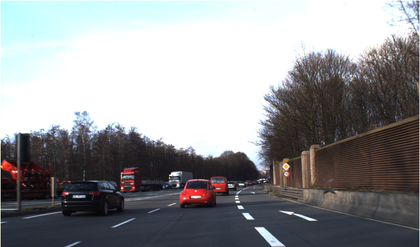
%> input picture Detection/mobilenet_frcnn_detector/data/test/00010.ppm, 420 x 247 px, shrunk from 1360 x 800 before the run
$ octave --eval "result = contour_following(rgb2gray(imread('../../Detection/mobilenet_frcnn_detector/data/test/00010.ppm')));"   (GNU Octave 9; MATLAB toolbox functions it lacks are replaced by stand-ins)
%> lines starting %> are read from the running program, lines starting %| are printed output that depends on the picture
function C = contour_following(BW)
% CONTOUR_FOLLOWING takes a binary array and returns the sorted row and
% column coordinates of contour pixels.
%
% C = CONTOUR_FOLLOWING(BW) takes BW as an input. BW is a binary array
% containing the image of an object ('1': foreground, '0': background). It
% returns a circular list (N x 2, C(1,:)=C(end,:)) of the
% (row,column)-coordinates of the object's contour, in the order of
% appearence (This function was inspired from the freeman contour coding
% algorithm).
%
% Note:
% - if the object is less than 3 pixels, CONTOUR_FOLLOWING sends back [0 0].
% - the algorithm is quite robust: the object can have holes, and can also
% be only one pixel thick in some parts (in this case, some coordinates
% pair will appear two times: they are counted "way and back").


[m,n]=size(BW);                                                            % getting the image height and width
%> m = 247; n = 420

Itemp=zeros(m+2,n+2);                                                      % we create a '0' frame around the image to avoid border problems
Itemp(2:(m+1),2:(n+1))=BW;
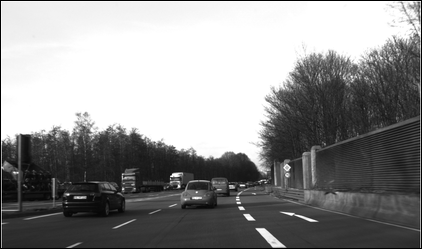
%> Itemp: size 249x422 double; min 0, max 255, mean 144.2
BW=Itemp;

BW = BW - imerode(BW,[0 1 0 ; 1 1 1 ; 0 1 0]);                             % gets the contour by substracting the erosion to the image
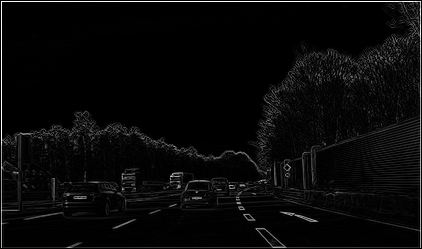
%> BW: size 249x422 double; min 0, max 255, mean 9
BW = bwmorph(BW,'thin',Inf);                                               % to be sure to have strictly 8-connected contour
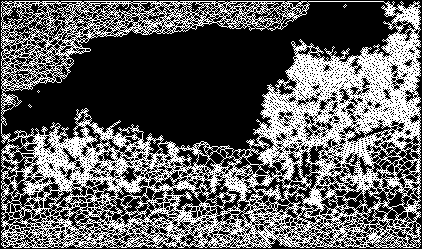
%> BW: size 249x422 logical; 37% white in thin lines or dots

if (sum(sum(BW))<3),                                                       % we consider that less than 3 pixels cannot make a contour
    C=[0 0];
    return;
end;

[row,col]=find(BW,1);                                                      % takes the first encountered '1' pixel as the starting point of the contour
%> row = 3; col = 2

MAJ=[6 6 0 0 2 2 4 4];                                                     % variable initialization
C=[0 0 ; 0 0];
k=0;
ended=0;
direction=4;

while(ended==0),
    k=k+1;
    found_next=0;

    while(found_next==0),
        switch mod(direction,8),
            case 0,
                if (BW(row, col+1)==1),
                    row=row;
                    col=col+1;
                    C(k,:)=[row col];
                    found_next=1;
                end;
            case 1;
                if (BW(row+1, col+1)==1),
                    row=row+1;
                    col=col+1;
                    C(k,:)=[row col];
                    found_next=1;
                end;
            case 2;
                if (BW(row+1, col)==1),
                    row=row+1;
                    col=col;
                    C(k,:)=[row col];
                    found_next=1;
                end;
            case 3;
                if (BW(row+1, col-1)==1),
                    row=row+1;
                    col=col-1;
                    C(k,:)=[row col];
                    found_next=1;
                end;
            case 4;
                if (BW(row, col-1)==1),
                    row=row;
                    col=col-1;
                    C(k,:)=[row col];
                    found_next=1;
                end;
            case 5;
                if (BW(row-1, col-1)==1),
                    row=row-1;
                    col=col-1;
                    C(k,:)=[row col];
                    found_next=1;
                end;
            case 6;
                if (BW(row-1, col)==1),
                    row=row-1;
                    col=col;
                    C(k,:)=[row col];
                    found_next=1;
                end;
            case 7;
                if (BW(row-1, col+1)==1),
                    row=row-1;
                    col=col+1;
                    C(k,:)=[row col];
                    found_next=1;
                end;

        end

        if (found_next==0), direction=direction+1; end;

    end

    if(and((length(C)>3),(([C(1,:) C(2,:)]==[C((end-1),:) C(end,:)])))),
        ended=1;
    end;

    direction = MAJ((mod(direction,8)+1));

end
%> this loop made 1421 passes
%> direction on passes 1 to 3: 4, 6, 6
%> after the loop, C = 1421 rows, first 12: [2 3; 3 4; 3 5; 2 6; 2 7; 3 8; 3 9; 2 10; 2 11; 2 12; 3 13; 3 14]; col = 4; direction = 6; ended = 1; k = 1421

C=C(1:(end-1),:);                                                          % the first and last points in the list are the same (circular list)
%> C = 1420 rows, first 12: [2 3; 3 4; 3 5; 2 6; 2 7; 3 8; 3 9; 2 10; 2 11; 2 12; 3 13; 3 14]
C=C-1;                                                                     % to go back to the original coordinates (without the '0' frame)
%> C = 1420 rows, first 12: [1 2; 2 3; 2 4; 1 5; 1 6; 2 7; 2 8; 1 9; 1 10; 1 11; 2 12; 2 13]
%> `result = contour_following(rgb2gray(imread('../../Detection/mobilenet_..`: result has the same summary as C in contour_following

$ run again, on Detection/mobilenet_frcnn_detector/data/test/00011.ppm
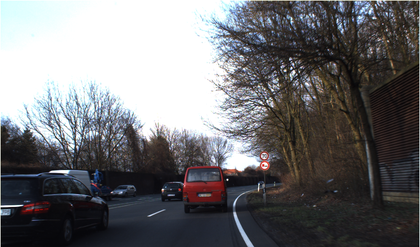
%> input picture Detection/mobilenet_frcnn_detector/data/test/00011.ppm, 420 x 247 px, shrunk from 1360 x 800 before the run
%> in contour_following, `BW = BW - imerode(BW,[0 1 0 ; 1 1 1 ; 0 1 0]);`:
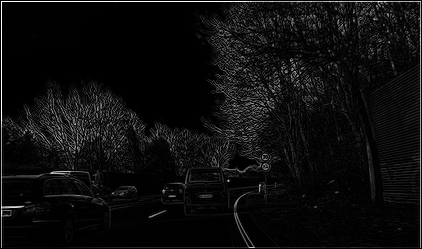
%> BW: size 249x422 double; min 0, max 255, mean 13.4
%> in contour_following, `BW = bwmorph(BW,'thin',Inf);`:
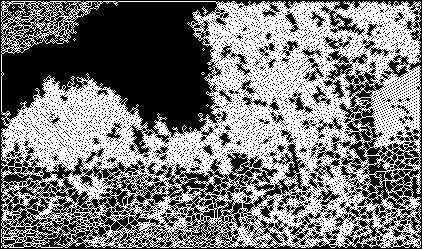
%> BW: size 249x422 logical; 48.4% white in thin lines or dots
%> in contour_following, `[row,col]=find(BW,1);                                                 ..`: row = 3; col = 2
%> the loop in contour_following, `while(ended==0),` made 1536 passes
%> direction on passes 1 to 3: 4, 6, 6
%> after the loop in contour_following, `while(ended==0),`: C = 1536 rows, first 12: [2 3; 2 4; 2 5; 3 6; 3 7; 2 8; 2 9; 3 10; 3 11; 2 12; 2 13; 2 14]; col = 4; ended = 1; k = 1536; row = 2
%> in contour_following, `C=C(1:(end-1),:);`: C = 1535 rows, first 12: [2 3; 2 4; 2 5; 3 6; 3 7; 2 8; 2 9; 3 10; 3 11; 2 12; 2 13; 2 14]
%> in contour_following, `C=C-1;                                                                ..`: C = 1535 rows, first 12: [1 2; 1 3; 1 4; 2 5; 2 6; 1 7; 1 8; 2 9; 2 10; 1 11; 1 12; 1 13]
%> result has the same summary as C in contour_following

$ run again, on Detection/mobilenet_frcnn_detector/data/test/00012.ppm
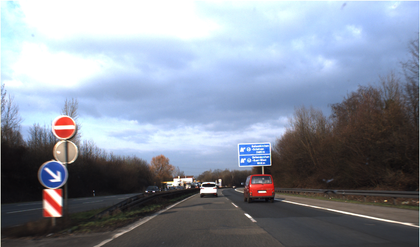
%> input picture Detection/mobilenet_frcnn_detector/data/test/00012.ppm, 420 x 247 px, shrunk from 1360 x 800 before the run
%> in contour_following, `Itemp(2:(m+1),2:(n+1))=BW;`:
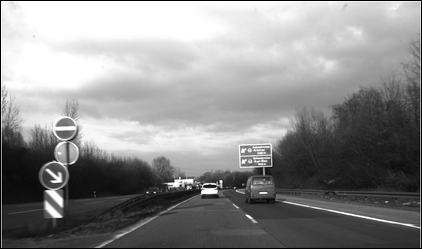
%> Itemp: size 249x422 double; min 0, max 255, mean 141.3
%> in contour_following, `BW = bwmorph(BW,'thin',Inf);`:
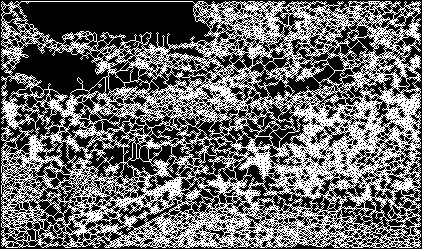
%> BW: size 249x422 logical; 41.1% white in thin lines or dots
%> in contour_following, `[row,col]=find(BW,1);                                                 ..`: row = 3; col = 2
%> the loop in contour_following, `while(ended==0),` made 1614 passes
%> direction on passes 1 to 3: 4, 6, 6
%> after the loop in contour_following, `while(ended==0),`: C = 1614 rows, first 12: [2 3; 3 4; 4 5; 5 6; 6 7; 6 8; 5 9; 4 10; 3 11; 2 12; 3 13; 4 13]; col = 4; ended = 1; k = 1614
%> in contour_following, `C=C(1:(end-1),:);`: C = 1613 rows, first 12: [2 3; 3 4; 4 5; 5 6; 6 7; 6 8; 5 9; 4 10; 3 11; 2 12; 3 13; 4 13]
%> in contour_following, `C=C-1;                                                                ..`: C = 1613 rows, first 12: [1 2; 2 3; 3 4; 4 5; 5 6; 5 7; 4 8; 3 9; 2 10; 1 11; 2 12; 3 12]
%> result has the same summary as C in contour_following

$ run again, on Detection/mobilenet_frcnn_detector/data/test/00013.ppm
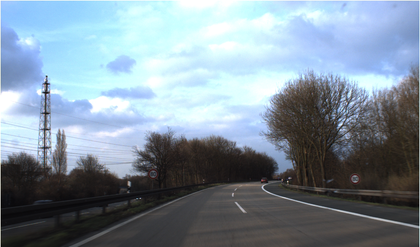
%> input picture Detection/mobilenet_frcnn_detector/data/test/00013.ppm, 420 x 247 px, shrunk from 1360 x 800 before the run
%> in contour_following, `Itemp(2:(m+1),2:(n+1))=BW;`:
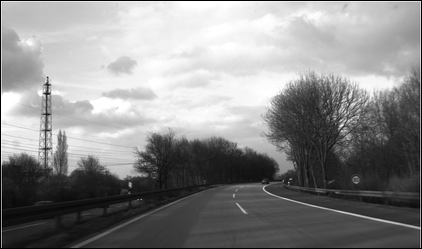
%> Itemp: size 249x422 double; min 0, max 255, mean 138.1
%> in contour_following, `BW = bwmorph(BW,'thin',Inf);`:
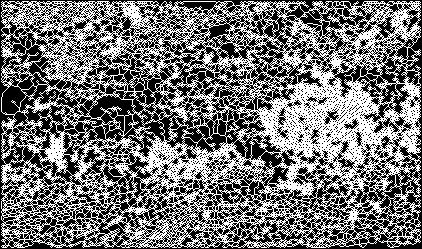
%> BW: size 249x422 logical; 45.2% white in thin lines or dots
%> in contour_following, `[row,col]=find(BW,1);                                                 ..`: row = 3; col = 2
%> the loop in contour_following, `while(ended==0),` made 1560 passes
%> direction on passes 1 to 3: 4, 6, 6
%> after the loop in contour_following, `while(ended==0),`: C = 1560 rows, first 12: [2 3; 3 4; 3 5; 2 6; 2 7; 3 8; 3 9; 2 10; 2 11; 2 12; 2 13; 2 14]; col = 4; ended = 1; k = 1560
%> in contour_following, `C=C(1:(end-1),:);`: C = 1559 rows, first 12: [2 3; 3 4; 3 5; 2 6; 2 7; 3 8; 3 9; 2 10; 2 11; 2 12; 2 13; 2 14]
%> in contour_following, `C=C-1;                                                                ..`: C = 1559 rows, first 12: [1 2; 2 3; 2 4; 1 5; 1 6; 2 7; 2 8; 1 9; 1 10; 1 11; 1 12; 1 13]
%> result has the same summary as C in contour_following
